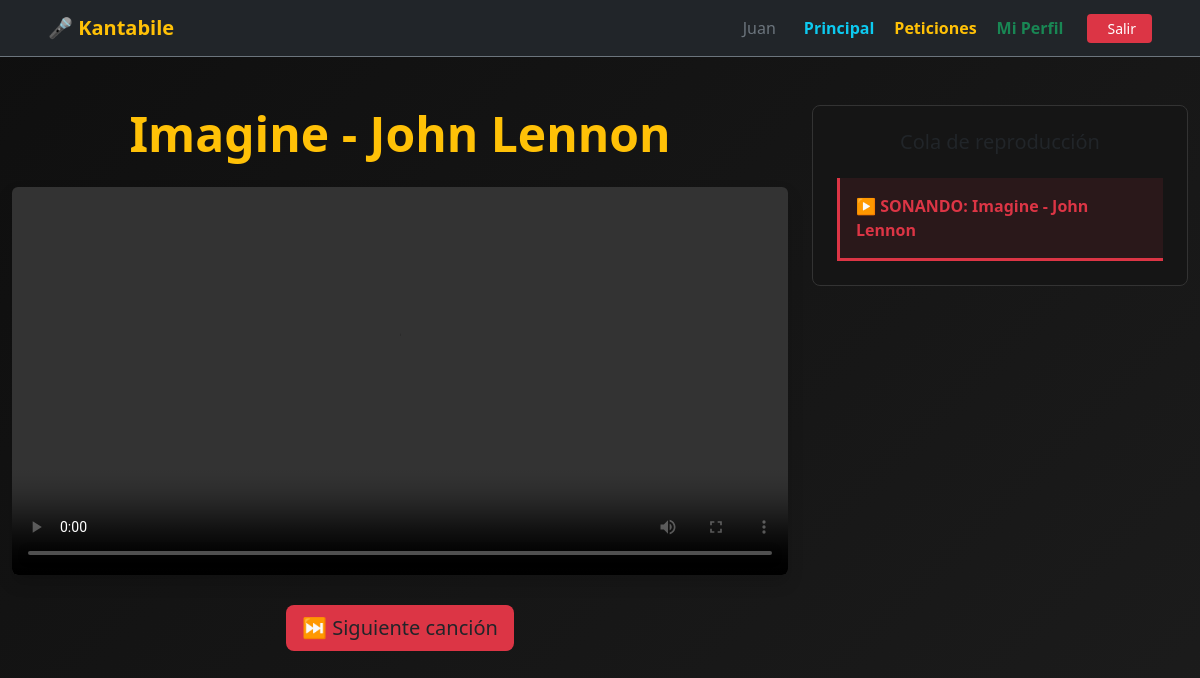
The page /usuario/karaokeNoSirve.php (signed in) on the database its author committed.
### tables this page shows
CREATE TABLE `canciones` (
  `id` int(11) NOT NULL,
  `titulo` varchar(200) NOT NULL,
  `artista` varchar(100) NOT NULL,
  `estilo` varchar(100) NOT NULL,
  `cancion` varchar(255) NOT NULL,
  `letra` varchar(255) NOT NULL
);

CREATE TABLE `cola` (
  `id` int(11) NOT NULL,
  `id_usuario` int(11) DEFAULT NULL,
  `id_cancion` int(11) DEFAULT NULL,
  `cantante` varchar(255) NOT NULL
);

### usuario/karaokeNoSirve.php (the view, shortened to what this page needs)
<?php
include '../includes/conexion.php';
$idUsuario = $_SESSION['idUsuario'];
$consulta_primeraCancion = "SELECT * FROM cola WHERE id_usuario = '$idUsuario' ORDER BY id ASC LIMIT 1";
$result_primera = mysqli_query($conn, $consulta_primeraCancion);
$primera = mysqli_fetch_assoc($result_primera);
$cancion_actual = null;
$id_colaPrimera = null;
if ($primera) {
    $id_colaPrimera = $primera['id'];
    $idCancionActual = $primera['id_cancion'];
    $consulta_detalleCancion = "SELECT * FROM canciones WHERE id = '$idCancionActual'";
    $result_cancion = mysqli_query($conn, $consulta_detalleCancion);
    $cancion_actual = mysqli_fetch_assoc($result_cancion);
}
$consulta_cola = "SELECT * FROM cola WHERE id_usuario = '$idUsuario' ORDER BY id ASC";
$result_cola = mysqli_query($conn, $consulta_cola);
?>
<!DOCTYPE html>
<html lang="es">
<head>
    <link href="https://cdn.jsdelivr.net/npm/bootstrap@5.3.2/dist/css/bootstrap.min.css" rel="stylesheet">
    <link rel="stylesheet" href="../css/styles.css">
</head>
<body>
    <?php include 'navbar.php'; ?>
    <div class="container-fluid my-5">
        <div class="row">
            <div class="col-12 col-lg-8 mb-4">
                <?php
                if ($cancion_actual) {
                    echo "<h1 class='display-5 fw-bold text-center mb-4 text-warning'>" . $cancion_actual['titulo'] . " - " . $cancion_actual['artista'] . "</h1>
                            <div class='position-relative mb-4'>
                                <video id='videoKaraoke' class='w-100 rounded shadow' controls preload='metadata'>
                                    <source src='" . $cancion_actual['archivo'] . "' type='video/mp4'>
                                    Tu navegador no soporta vídeo.
                                </video>
                            </div>
                            <form action='' method='POST' class='mt-3 text-center'>
                                <button name='siguiente' class='btn btn-main btn-lg'>⏭️ Siguiente canción</button>
                            </form>";
                } else {
                    echo "<div class='text-center py-5'>
                            <h3 class='text-muted'>🎤 No hay canciones en cola</h3>
                            <a href='canciones.php' class='btn btn-main btn-lg mt-3'>Añadir canciones</a>
                        </div>";
                }
                ?>
            </div>
            <div class="col-12 col-lg-4">
                <div class="card card-dark sticky-top" style="top: 20px;">
                    <div class="card-body p-4">
                        <h5 class="card-title text-center mb-4">Cola de reproducción</h5>
                        <?php
                        if (mysqli_num_rows($result_cola) > 0) {
                            while ($row = mysqli_fetch_assoc($result_cola)) {
                                $idCola = $row['id'];
                                $idCancion = $row['id_cancion'];
                                $consulta_cancion = "SELECT * FROM canciones WHERE id = '$idCancion'";
                                $result_detallesCancion = mysqli_query($conn, $consulta_cancion);
                                $cancion = mysqli_fetch_assoc($result_detallesCancion);
                                if ($idCola == $id_colaPrimera) {
                                    echo "<div class='p-3 border-bottom bg-danger bg-opacity-10 text-danger fw-bold border-start border-danger border-3'>▶️ SONANDO: " . $cancion['titulo'] . " - " . $cancion['artista'] . "</div>";
                                } else {
                                    echo "<div class='p-3 border-bottom text-warning fw-bold'>⏳ " . $cancion['titulo'] . " - " . $cancion['artista'] . "</div>";
                                }
                            }
                        } else {
                            echo "<p class='text-center text-muted py-4'>Cola vacía</p>";
                        }
                        ?>
                    </div>
                </div>
            </div>
        </div>
    </div>
</body>
</html>

### css/styles.css (style rules this page uses)
body { background: linear-gradient(135deg, #0f0f0f, #1c1c1c); min-height: 100vh; font-family: 'Segoe UI', Tahoma, sans-serif; }
.card-dark { background-color: #1e1e1e; border: none; border-radius: 10px; }
.btn-main { background-color: #dc3545; border: none; }
.card-dark { background-color: #151515; border: 1px solid #333; border-radius: 8px; }

### rows shown on the page
canciones: titulo "Imagine", artista "John Lennon"
cola: id_cancion.titulo "Imagine", id_cancion.artista "John Lennon"

### other values the page prints
$_SESSION["nombre"] "Juan"
